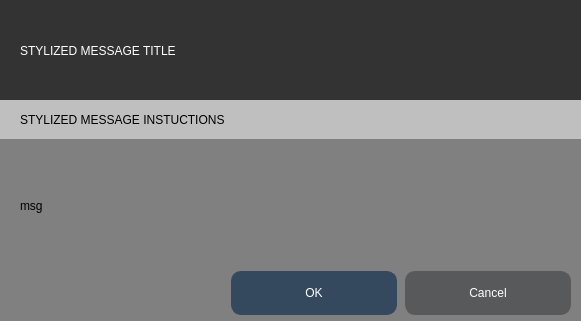
<?xml version="1.0" encoding="UTF-8"?>
<ui version="4.0">
 <class>styledMessageBox</class>
 <widget class="QDialog" name="styledMessageBox">
  <property name="geometry">
   <rect>
    <x>0</x>
    <y>0</y>
    <width>581</width>
    <height>321</height>
   </rect>
  </property>
  <property name="windowTitle">
   <string>Dialog</string>
  </property>
  <property name="autoFillBackground">
   <bool>false</bool>
  </property>
  <property name="styleSheet">
   <string notr="true">/****************
 *         v3.0            *
 ****************/

QWidget
{
   font:  12pt &quot;DINPro-Medium&quot;;
}

QWidget#backgroundWidget
{
    background: rgb( 128, 128, 128 );
}

QLabel#titlebarLabel {
	background: rgb( 51, 51, 51 );
}
QLabel#titlebarTextLabel {
    font: 24pt &quot;DINPro-Medium&quot;;
    color: white;
}

QLabel#instructionsLabel
{
    background: rgb( 191, 191, 191 );
}

QLabel#instructionsTextLabel
{
    font: 12pt &quot;DINPro-Medium&quot;;
    color: black;
}

/* QPushButton */

QPushButton {
    background: rgb( 88, 89, 91 );
    border: 1px solid rgb( 88, 89, 91 );
    color: white;
    font: 12pt &quot;DinPRO-Medium&quot;;
    min-width: 164px;
    max-width: 164px;
    min-height: 42px;
    margin: 1px;
    text-align: center;
    border-radius: 10px;
}

QPushButton::hover 
{
    background: rgb(52, 73, 94 );
    border-color: rgb( 166, 166, 166 );
    color: rgb( 214, 214, 214);
    border-width: 1px;
}

 /* make the default button prominent */
 QPushButton:default {
     background:  rgb( 52, 73, 94 );
     border: 1px solid   rgb( 52, 73, 94 );
	 font: 17px &quot;DinPro-bold&quot;;
 }


QPushButton:disabled 
{
    background:  rgb( 51, 51, 51 ); 
    border: rgb( 51, 51, 51 ); 
 }

QDialogButtonBox
{
   button-layout: 1;
}</string>
  </property>
  <widget class="QWidget" name="backgroundWidget" native="true">
   <property name="geometry">
    <rect>
     <x>0</x>
     <y>0</y>
     <width>581</width>
     <height>321</height>
    </rect>
   </property>
   <property name="styleSheet">
    <string notr="true"/>
   </property>
   <widget class="QLabel" name="titlebarTextLabel">
    <property name="geometry">
     <rect>
      <x>20</x>
      <y>30</y>
      <width>501</width>
      <height>41</height>
     </rect>
    </property>
    <property name="styleSheet">
     <string notr="true"/>
    </property>
    <property name="text">
     <string>STYLIZED MESSAGE TITLE</string>
    </property>
   </widget>
   <widget class="QLabel" name="instructionsTextLabel">
    <property name="geometry">
     <rect>
      <x>20</x>
      <y>110</y>
      <width>501</width>
      <height>20</height>
     </rect>
    </property>
    <property name="sizePolicy">
     <sizepolicy hsizetype="Maximum" vsizetype="Preferred">
      <horstretch>0</horstretch>
      <verstretch>0</verstretch>
     </sizepolicy>
    </property>
    <property name="text">
     <string>STYLIZED MESSAGE INSTUCTIONS</string>
    </property>
   </widget>
   <widget class="QLabel" name="instructionsLabel">
    <property name="geometry">
     <rect>
      <x>0</x>
      <y>100</y>
      <width>581</width>
      <height>39</height>
     </rect>
    </property>
    <property name="styleSheet">
     <string notr="true"/>
    </property>
    <property name="text">
     <string/>
    </property>
   </widget>
   <widget class="QLabel" name="titlebarLabel">
    <property name="geometry">
     <rect>
      <x>0</x>
      <y>0</y>
      <width>581</width>
      <height>100</height>
     </rect>
    </property>
    <property name="styleSheet">
     <string notr="true"/>
    </property>
    <property name="text">
     <string/>
    </property>
   </widget>
   <widget class="QDialogButtonBox" name="buttonBox">
    <property name="geometry">
     <rect>
      <x>230</x>
      <y>270</y>
      <width>342</width>
      <height>46</height>
     </rect>
    </property>
    <property name="orientation">
     <enum>Qt::Horizontal</enum>
    </property>
    <property name="standardButtons">
     <set>QDialogButtonBox::Cancel|QDialogButtonBox::Ok</set>
    </property>
   </widget>
   <widget class="QLabel" name="messageText">
    <property name="geometry">
     <rect>
      <x>20</x>
      <y>150</y>
      <width>541</width>
      <height>111</height>
     </rect>
    </property>
    <property name="sizePolicy">
     <sizepolicy hsizetype="Preferred" vsizetype="Expanding">
      <horstretch>0</horstretch>
      <verstretch>0</verstretch>
     </sizepolicy>
    </property>
    <property name="styleSheet">
     <string notr="true"/>
    </property>
    <property name="text">
     <string>msg</string>
    </property>
    <property name="alignment">
     <set>Qt::AlignLeading|Qt::AlignLeft|Qt::AlignVCenter</set>
    </property>
    <property name="wordWrap">
     <bool>true</bool>
    </property>
   </widget>
   <zorder>instructionsLabel</zorder>
   <zorder>titlebarLabel</zorder>
   <zorder>titlebarTextLabel</zorder>
   <zorder>instructionsTextLabel</zorder>
   <zorder>buttonBox</zorder>
   <zorder>messageText</zorder>
  </widget>
 </widget>
 <resources/>
 <connections>
  <connection>
   <sender>buttonBox</sender>
   <signal>accepted()</signal>
   <receiver>styledMessageBox</receiver>
   <slot>accept()</slot>
   <hints>
    <hint type="sourcelabel">
     <x>257</x>
     <y>288</y>
    </hint>
    <hint type="destinationlabel">
     <x>157</x>
     <y>274</y>
    </hint>
   </hints>
  </connection>
  <connection>
   <sender>buttonBox</sender>
   <signal>rejected()</signal>
   <receiver>styledMessageBox</receiver>
   <slot>reject()</slot>
   <hints>
    <hint type="sourcelabel">
     <x>325</x>
     <y>288</y>
    </hint>
    <hint type="destinationlabel">
     <x>286</x>
     <y>274</y>
    </hint>
   </hints>
  </connection>
 </connections>
</ui>
